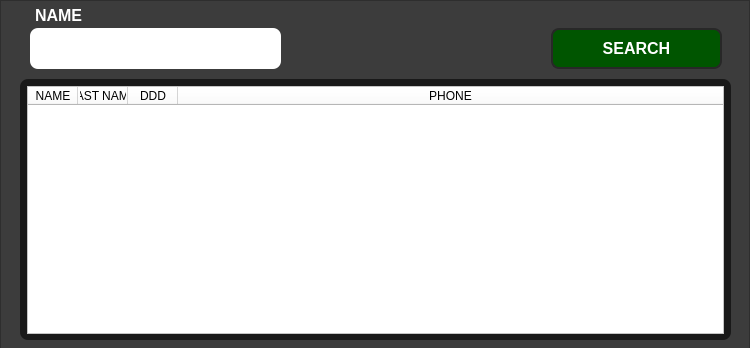
<?xml version="1.0" encoding="UTF-8"?>
<ui version="4.0">
 <class>MainWindow</class>
 <widget class="QMainWindow" name="MainWindow">
  <property name="geometry">
   <rect>
    <x>0</x>
    <y>0</y>
    <width>750</width>
    <height>348</height>
   </rect>
  </property>
  <property name="font">
   <font>
    <pointsize>13</pointsize>
    <weight>75</weight>
    <bold>true</bold>
   </font>
  </property>
  <property name="cursor">
   <cursorShape>CrossCursor</cursorShape>
  </property>
  <property name="windowTitle">
   <string>SEARCH</string>
  </property>
  <property name="styleSheet">
   <string notr="true">background-color: rgb(60, 60, 60);</string>
  </property>
  <widget class="QWidget" name="centralwidget">
   <widget class="QFrame" name="frame">
    <property name="geometry">
     <rect>
      <x>0</x>
      <y>0</y>
      <width>750</width>
      <height>350</height>
     </rect>
    </property>
    <property name="frameShape">
     <enum>QFrame::StyledPanel</enum>
    </property>
    <property name="frameShadow">
     <enum>QFrame::Raised</enum>
    </property>
    <widget class="QLineEdit" name="campo_search">
     <property name="geometry">
      <rect>
       <x>30</x>
       <y>28</y>
       <width>251</width>
       <height>41</height>
      </rect>
     </property>
     <property name="font">
      <font>
       <pointsize>12</pointsize>
       <weight>75</weight>
       <bold>true</bold>
      </font>
     </property>
     <property name="styleSheet">
      <string notr="true">color: rgb(0, 0, 0);
background-color: rgb(255, 255, 255);
border-radius:8px;
</string>
     </property>
     <property name="alignment">
      <set>Qt::AlignCenter</set>
     </property>
    </widget>
    <widget class="QLabel" name="label_3">
     <property name="geometry">
      <rect>
       <x>35</x>
       <y>5</y>
       <width>111</width>
       <height>21</height>
      </rect>
     </property>
     <property name="font">
      <font>
       <pointsize>12</pointsize>
       <weight>75</weight>
       <bold>true</bold>
      </font>
     </property>
     <property name="styleSheet">
      <string notr="true">color: rgb(255, 255, 255);</string>
     </property>
     <property name="text">
      <string>NAME</string>
     </property>
    </widget>
    <widget class="QTableWidget" name="search_table">
     <property name="geometry">
      <rect>
       <x>27</x>
       <y>86</y>
       <width>697</width>
       <height>248</height>
      </rect>
     </property>
     <property name="minimumSize">
      <size>
       <width>649</width>
       <height>100</height>
      </size>
     </property>
     <property name="maximumSize">
      <size>
       <width>800</width>
       <height>16777215</height>
      </size>
     </property>
     <property name="font">
      <font>
       <pointsize>12</pointsize>
       <weight>50</weight>
       <bold>false</bold>
      </font>
     </property>
     <property name="cursor" stdset="0">
      <cursorShape>CrossCursor</cursorShape>
     </property>
     <property name="styleSheet">
      <string notr="true">background-color: rgb(255, 255, 255);
color: rgb(0, 0, 0);

</string>
     </property>
     <property name="editTriggers">
      <set>QAbstractItemView::NoEditTriggers</set>
     </property>
     <property name="alternatingRowColors">
      <bool>true</bool>
     </property>
     <property name="selectionMode">
      <enum>QAbstractItemView::SingleSelection</enum>
     </property>
     <property name="selectionBehavior">
      <enum>QAbstractItemView::SelectRows</enum>
     </property>
     <property name="textElideMode">
      <enum>Qt::ElideLeft</enum>
     </property>
     <property name="gridStyle">
      <enum>Qt::SolidLine</enum>
     </property>
     <property name="rowCount">
      <number>0</number>
     </property>
     <attribute name="horizontalHeaderVisible">
      <bool>true</bool>
     </attribute>
     <attribute name="horizontalHeaderCascadingSectionResizes">
      <bool>false</bool>
     </attribute>
     <attribute name="horizontalHeaderDefaultSectionSize">
      <number>50</number>
     </attribute>
     <attribute name="horizontalHeaderMinimumSectionSize">
      <number>5</number>
     </attribute>
     <attribute name="horizontalHeaderShowSortIndicator" stdset="0">
      <bool>false</bool>
     </attribute>
     <attribute name="horizontalHeaderStretchLastSection">
      <bool>true</bool>
     </attribute>
     <attribute name="verticalHeaderVisible">
      <bool>false</bool>
     </attribute>
     <attribute name="verticalHeaderCascadingSectionResizes">
      <bool>false</bool>
     </attribute>
     <attribute name="verticalHeaderDefaultSectionSize">
      <number>30</number>
     </attribute>
     <attribute name="verticalHeaderMinimumSectionSize">
      <number>5</number>
     </attribute>
     <attribute name="verticalHeaderStretchLastSection">
      <bool>false</bool>
     </attribute>
     <column>
      <property name="text">
       <string>NAME</string>
      </property>
     </column>
     <column>
      <property name="text">
       <string>LAST NAME</string>
      </property>
     </column>
     <column>
      <property name="text">
       <string>DDD</string>
      </property>
     </column>
     <column>
      <property name="text">
       <string>PHONE</string>
      </property>
     </column>
    </widget>
    <widget class="QFrame" name="frame_2">
     <property name="geometry">
      <rect>
       <x>20</x>
       <y>79</y>
       <width>711</width>
       <height>261</height>
      </rect>
     </property>
     <property name="styleSheet">
      <string notr="true">border-radius:8px;
background-color: rgb(25,25,25);</string>
     </property>
     <property name="frameShape">
      <enum>QFrame::StyledPanel</enum>
     </property>
     <property name="frameShadow">
      <enum>QFrame::Raised</enum>
     </property>
    </widget>
    <widget class="QLabel" name="search_output">
     <property name="geometry">
      <rect>
       <x>300</x>
       <y>32</y>
       <width>241</width>
       <height>31</height>
      </rect>
     </property>
     <property name="font">
      <font>
       <pointsize>12</pointsize>
       <weight>75</weight>
       <bold>true</bold>
      </font>
     </property>
     <property name="styleSheet">
      <string notr="true">color: rgb(255, 255, 255);</string>
     </property>
     <property name="text">
      <string/>
     </property>
     <property name="alignment">
      <set>Qt::AlignCenter</set>
     </property>
    </widget>
    <zorder>campo_search</zorder>
    <zorder>label_3</zorder>
    <zorder>frame_2</zorder>
    <zorder>search_table</zorder>
    <zorder>search_output</zorder>
   </widget>
   <widget class="QPushButton" name="search_btn">
    <property name="geometry">
     <rect>
      <x>551</x>
      <y>28</y>
      <width>171</width>
      <height>41</height>
     </rect>
    </property>
    <property name="font">
     <font>
      <pointsize>12</pointsize>
      <weight>75</weight>
      <bold>true</bold>
     </font>
    </property>
    <property name="styleSheet">
     <string notr="true">QPushButton {	
	background-color: rgb(0, 85, 0);
	border:2px solid rgb(40,40,40);
	border-radius:8px;
	color: rgb(255,255,255);
}
QPushButton:hover {	
	background-color: rgb(60,60,60);
	border:2px solid rgb(70,70,70);
	border-radius:10px
}
QPushButton:pressed {	
	background-color: rgb(231,52,19);
	border:2px solid rgb(201,52,19);
	color: rgb(200,200,200);
	border-radius:12px
}</string>
    </property>
    <property name="text">
     <string>SEARCH</string>
    </property>
   </widget>
  </widget>
 </widget>
 <resources/>
 <connections/>
</ui>
